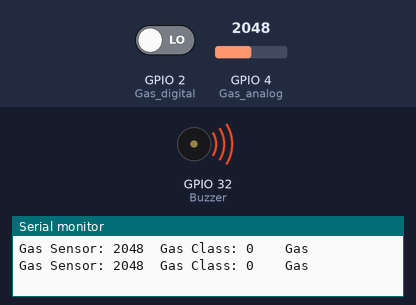
Bench run of a sketch on a simulated ESP32. Shown: buzzer (waves = sounding, pin HIGH), the last lines printed to the serial monitor. Inputs (shaded band) come from the test bench; at power-on: GPIO 4 (Gas_analog) = 2048, GPIO 2 (Gas_digital) LOW.

Above: at 1.9 s.
2.0 s: GPIO 4 (Gas_analog) set to 1059
6.2 s: GPIO 4 (Gas_analog) set to 928
At 7.9 s:
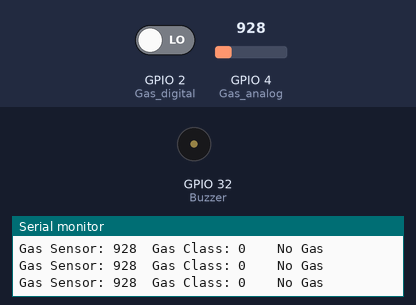
8.5 s: GPIO 4 (Gas_analog) set to 1040
At 9.3 s:
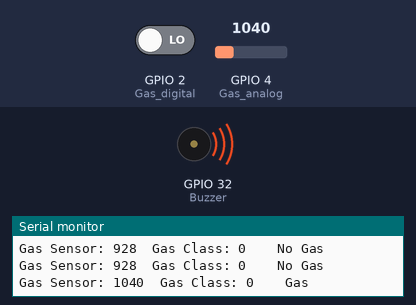
12.7 s: GPIO 4 (Gas_analog) set to 960
At 14.2 s:
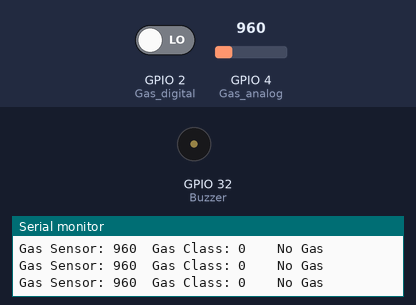
Timing chart, 0 to 15.3 s (numbered marks = the images above; inputs shaded):
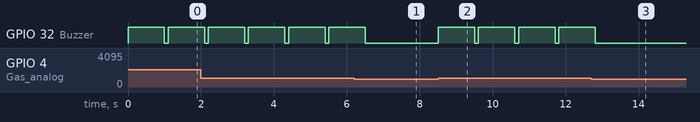

Measured:
- the behaviour switches between 1001 and 1000 on GPIO 4 (Gas_analog) (found by bisection; images 0 and 1)
- after the input at 6.2 s, GPIO 32 (Buzzer): goes on until 6.5 s, then stays LOW
- after the input at 8.5 s, GPIO 32 (Buzzer): alternates HIGH for 1.0 s and LOW for 0.10 s, starting at once
- after the input at 12.7 s, GPIO 32 (Buzzer): goes on until 12.8 s, then stays LOW
- by itself, GPIO 32 (Buzzer): alternates HIGH for 1.0 s and LOW for 0.10 s

The sketch:

sketch_apr1a.ino
```cpp
int Buzzer = 32;        // used for ESP32
int Gas_analog = 4;    // used for ESP32
int Gas_digital = 2;   // used for ESP32

void setup() {
  Serial.begin(115200);
  pinMode(Buzzer, OUTPUT);
  pinMode(Gas_digital, INPUT);
}

void loop() {
  int gassensorAnalog = analogRead(Gas_analog);
  int gassensorDigital = digitalRead(Gas_digital);

  Serial.print("Gas Sensor: ");
  Serial.print(gassensorAnalog);
  Serial.print("\t");
  Serial.print("Gas Class: ");
  Serial.print(gassensorDigital);
  Serial.print("\t");
  Serial.print("\t");

  if (gassensorAnalog > 1000) {
    Serial.println("Gas");
    digitalWrite (Buzzer, HIGH) ; //send tone
    delay(1000);
    digitalWrite (Buzzer, LOW) ;  //no tone
  }
  else {
    Serial.println("No Gas");
  }
  delay(100);
}
```
